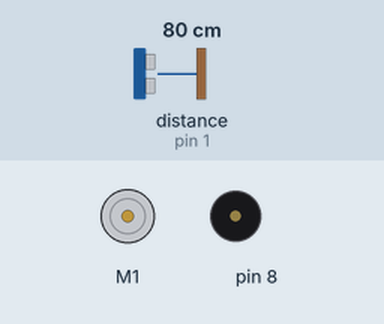
A sketch run on a simulated Arduino Uno, built with avr-gcc and run on an emulated ATmega328P. Shown: DC motor (green arrow = forward, orange = backward, longer = faster), buzzer (waves = sounding). The test bench sets the inputs (shaded band); at power-on: distance to the obstacle (sensor on pin 1) 80 cm.

Above: at 1.2 s.
1.3 s: distance to the obstacle (sensor on pin 1) set to 11 cm
2.8 s: distance to the obstacle (sensor on pin 1) set to 8 cm
At 3.1 s:
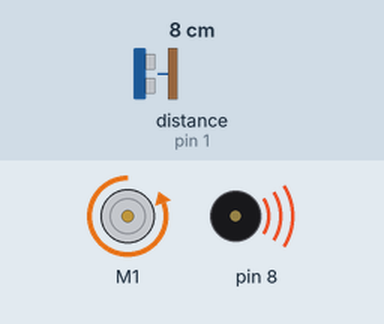
At 4.7 s:
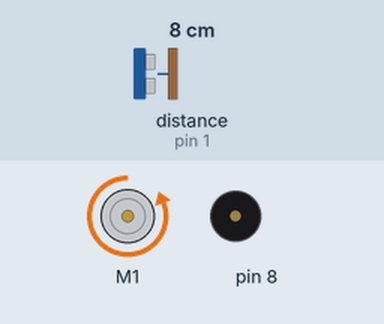
Timing chart, 0 to 10.3 s (numbered marks = the images above; inputs shaded):
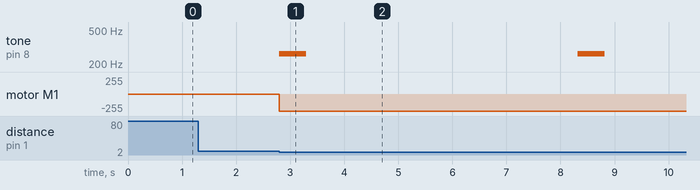

Measured:
- the behaviour switches between 10 and 9 cm on distance to the obstacle (sensor on pin 1) (found by bisection; images 0 and 1)
- after the input at 1.3 s, every drawn part: stays the same
- after the input at 2.8 s, tone on pin 8: alternates 262 Hz for 0.50 s and silent for 5.0 s, starting at once; motor M1: stopped → backward 255/255 at once

The sketch:

lift.ino
```cpp
#include <Arduino.h>
#include <Wire.h>
#include <SoftwareSerial.h>

#include <MeMCore.h>

MeDCMotor motor_9(9);
MeDCMotor motor_10(10);

void move(int direction, int speed)
{
      int leftSpeed = 0;
      int rightSpeed = 0;
      if(direction == 1){
        	leftSpeed = speed;
        	rightSpeed = speed;
      }else if(direction == 2){
        	leftSpeed = -speed;
        	rightSpeed = -speed;
      }else if(direction == 3){
        	leftSpeed = -speed;
        	rightSpeed = speed;
      }else if(direction == 4){
        	leftSpeed = speed;
        	rightSpeed = -speed;
      }
      motor_9.run((9)==M1?-(leftSpeed):(leftSpeed));
      motor_10.run((10)==M1?-(rightSpeed):(rightSpeed));
}

double angle_rad = PI/180.0;
double angle_deg = 180.0/PI;
MeUltrasonicSensor ultrasonic_1(1);
MeBuzzer buzzer;


void setup(){

}

void loop(){

    if((ultrasonic_1.distanceCm()) < (10)){
        motor_9.run((9)==M1?-(255):(255));
        buzzer.tone(262, 500);
        delay(20);
        _delay(5);
    }else{
        motor_9.run((9)==M1?-(0):(0));
    }

    _loop();
}

void _delay(float seconds){
    long endTime = millis() + seconds * 1000;
    while(millis() < endTime)_loop();
}

void _loop(){

}
```
